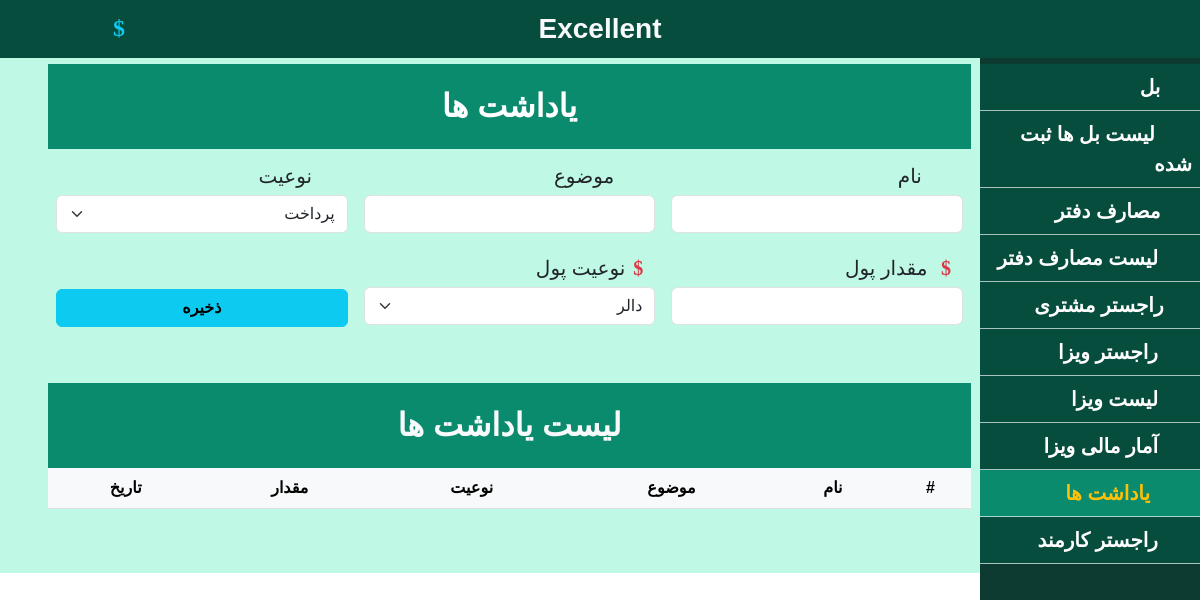
The app's page /notes (signed in), older data.
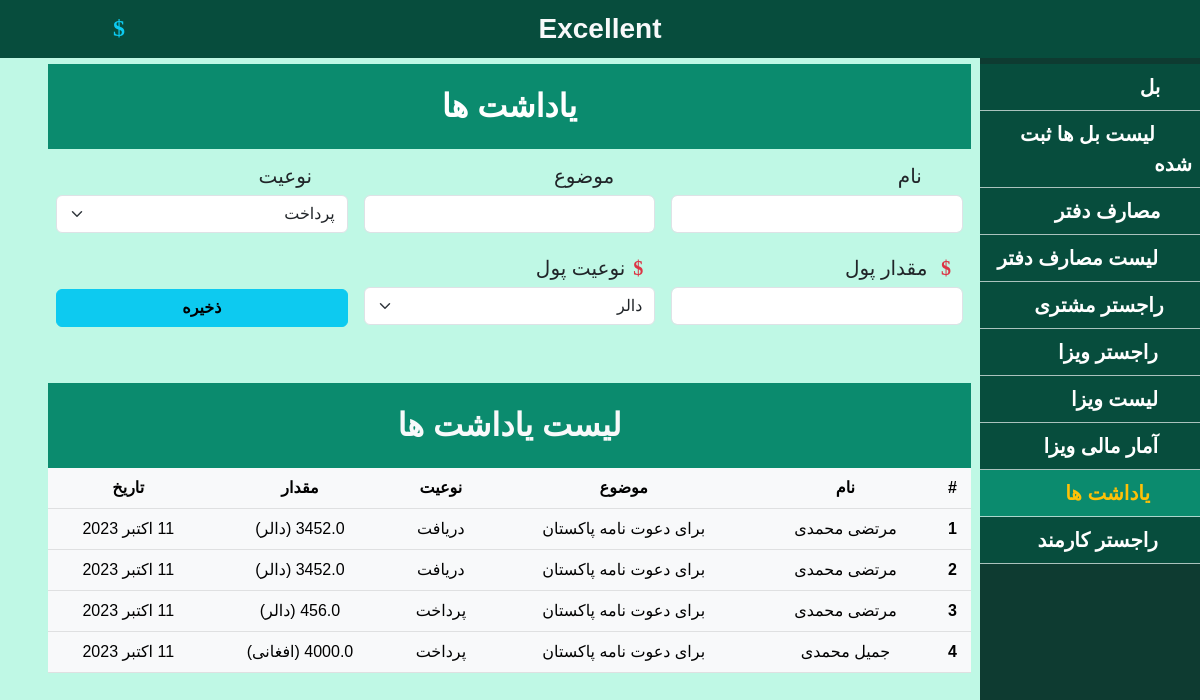
The same page, newer data.
### travel_tour/models.py (models this page shows, shortened)
class Notes(models.Model):
    notetype = (
        ('پرداخت','پرداخت'),
        ('دریافت','دریافت')
    )
    name = models.CharField(max_length=50)
    whatfor = models.CharField(max_length=100)
    type = models.CharField(choices=notetype , max_length=50,default='pay')
    amount =models.FloatField()
    money = models.ForeignKey(Money,on_delete=models.CASCADE)
    date = models.DateField(auto_now_add=True)

class Money(models.Model):
    money_type = models.CharField(max_length=20)
    amount = models.IntegerField()
    sell_amount = models.FloatField()
    buy_amount = models.FloatField()
    date = models.DateTimeField(auto_now_add=True)

### travel_tour/views.py (the view, shortened to what this page needs)
# urls.py: path('notes',notes,name = 'notes'),
@login_required(login_url='/')
def notes(request):
    context = {}
    context['money'] = mod.Money.objects.all()
    context['notes'] = ' text-warning sub-bg ps-3'
    context['records'] = mod.Notes.objects.all()
    return render(request, 'note/notes.html',context)

### templates/note/notes.html (shortened to what this page needs)
{% extends 'shared/_MainLayout.html' %}
{% load static %}
{% block content %}
<div class="body p-5 mt-3">
    <div class="text-center">
        <div class="detial">
            <div class="title_bar fw-bold fs-2 sub-bg text-white">
                یاداشت ها
            </div>
            <form action="" method="post">
                <div class="row m-0 text-start">
                    <div class="col-lg-4 col-md-6 col-sm-12 p-2 fs-5">
                        <p class="text-dark m-1"><i class="fa fa-user text-danger px-2" aria-hidden="true"></i> نام</p>
                        <input type="text" class="form-control" name="name_txt" required>
                    </div>
                    <div class="col-lg-4 col-md-6 col-sm-12 p-2 fs-5">
                        <p class="text-dark m-1"><i class="fa fa-pen text-danger px-2" aria-hidden="true"></i> موضوع</p>
                        <input type="text" class="form-control" name="whatfor_txt" required>
                    </div>
                    <div class="col-lg-4 col-md-6 col-sm-12 p-2 fs-5">
                        <p class="text-dark m-1"><i class="fa fa-edit text-danger px-2" aria-hidden="true"></i>نوعیت </p>
                        <select class="form-select" name="type_txt" aria-label="Default select example">
                            <option class="" value="پرداخت">پرداخت</option>
                        </select>
                    </div>
                    <div class="col-lg-4 col-md-6 col-sm-12 p-2 fs-5">
                        <p class="text-dark m-1"><i class="fa fa-dollar text-danger px-2" aria-hidden="true"></i> مقدار پول</p>
                        <input type="number" class="form-control" name="amount_txt" required>
                    </div>
                    <div class="col-lg-4 col-md-6 col-sm-12 p-2 fs-5">
                        <p class="text-dark m-1"><i class="fa fa-dollar text-danger px-2" aria-hidden="true"></i>نوعیت پول</p>
                        <select class="form-select" name="money_txt" aria-label="Default select example">
                        {% for item in money %}
                        <option value="{{item.id}}">{{item.money_type}}</option>
                        {% endfor %}
                        </select>
                    </div>
                    <div class="col-lg-4 col-md-6 col-sm-12 p-2 fs-5">
                        <button type="submit" class="btn btn-info mt-3 w-100 fw-bold" >ذخیره</button>
                    </div>
                </div>
            </form>
        </div>
        <div class="list sub-bg">
            <div class="title_bar fw-bold fs-2 mt-5 text-light">
                لیست یاداشت ها
            </div>
              <table class="table table-light">
                <thead>
                  <tr>
                    <th scope="col">#</th>
                    <th scope="col">نام</th>
                    <th scope="col">موضوع</th>
                    <th scope="col">نوعیت</th>
                    <th scope="col">مقدار</th>
                    <th scope="col">تاریخ</th>
                  </tr>
                </thead>
                <tbody>
                 {% for items in records%}
                 <tr>
                    <th scope="row">{{ items.id }}</th>
                    <td>{{ items.name }}</td>
                    <td>{{ items.whatfor }}</td>
                    <td>{{ items.type }}</td>
                    <td> {{ items.amount }} ({{items.money.money_type}}) </td>
                    <td> {{ items.date }} </td>
                </tr>
                 {% endfor %}
                </tbody>
              </table>
        </div>
    </div>
</div>
{% endblock %}

Row changes from the older to the newer data that the page shows:
added Notes: id "1", name "مرتضی محمدی", whatfor "برای دعوت نامه پاکستان", type "دریافت", money.money_type "دالر", date "11 اکتبر 2023"
added Notes: id "2", name "مرتضی محمدی", whatfor "برای دعوت نامه پاکستان", type "دریافت", money.money_type "دالر", date "11 اکتبر 2023"
added Notes: id "3", name "مرتضی محمدی", whatfor "برای دعوت نامه پاکستان", type "پرداخت", amount "456.0", money.money_type "دالر", date "11 اکتبر 2023"
added Notes: id "4", name "جمیل محمدی", whatfor "برای دعوت نامه پاکستان", type "پرداخت", amount "4000.0", money.money_type "افغانی", date "11 اکتبر 2023"
